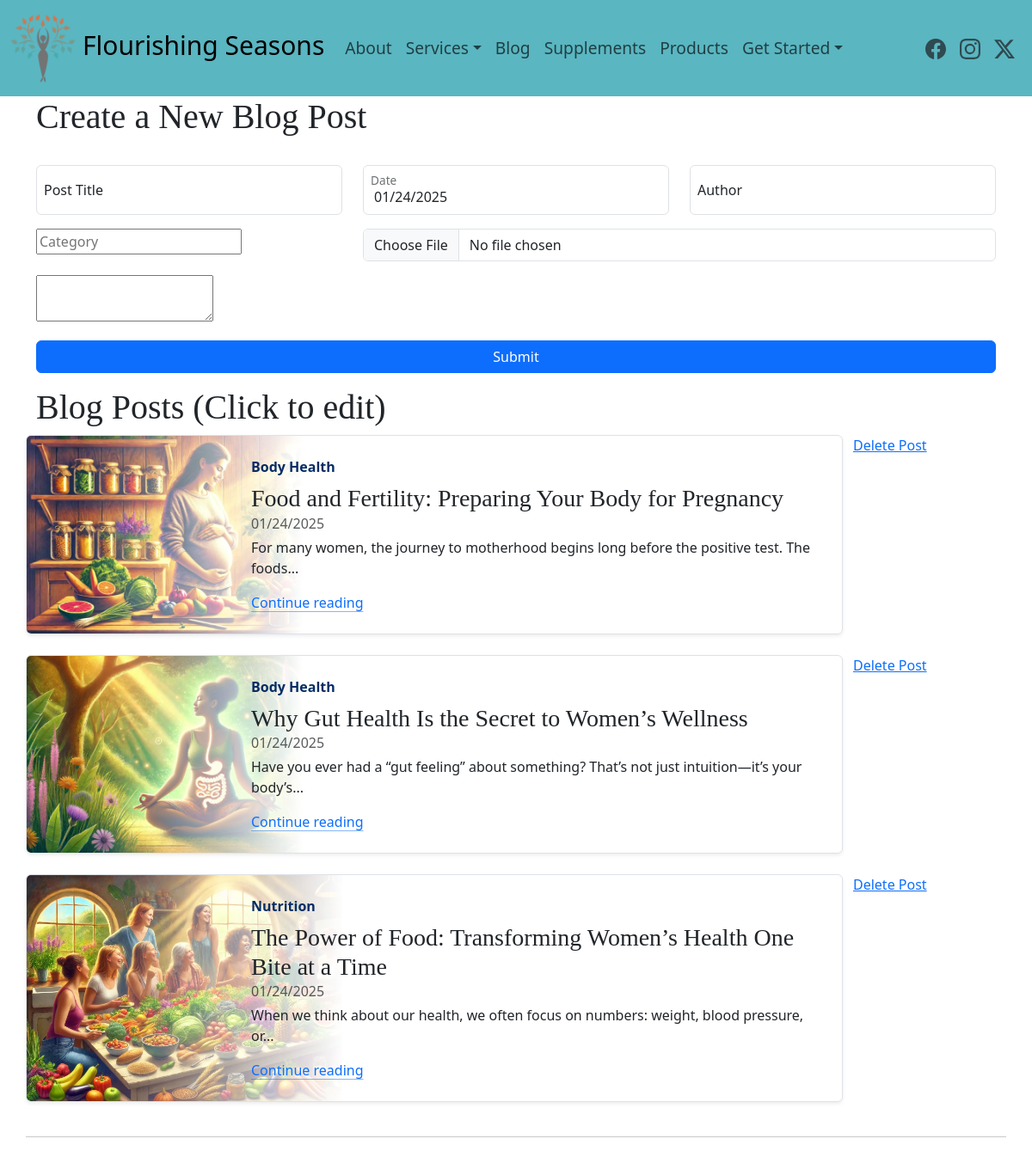
The page /admin on the database its author committed.
### main.py (models this page shows)
class Post(db.Model):
    id: Mapped[int] = mapped_column(Integer, primary_key=True)
    title: Mapped[str] = mapped_column(String(250), nullable=False)
    date: Mapped[str] = mapped_column(String(250), nullable=False)
    author: Mapped[str] = mapped_column(String(250), nullable=True)
    category: Mapped[str] = mapped_column(String(250), nullable=True)
    picture: Mapped[str] = mapped_column(String(250), nullable=True)
    thumb: Mapped[str] = mapped_column(String(250), nullable=True)
    body: Mapped[str] = mapped_column(String(12250), nullable=False)
    preview: Mapped[str] = mapped_column(String(1250), nullable=False)

### main.py (the view, shortened to what this page needs)
@app.route("/admin", methods=["GET", "POST"])
def admin():
    logged_in()
    print('logged in')
    print(request.method)
    posts, posts_len, headline, f1, f2, categories = query_blog()
    if request.method == 'GET':
        return render_template('admin.html', posts=posts, posts_len=posts_len, TINY_API=TINY_API, date=CURRENT_DATE)

### main.py (called while the page is built, shortened)
def logged_in():
    if not session.get('admin_logged_in'):
        return redirect(url_for('login'))

def query_blog():
    result = db.session.execute(db.select(Post).order_by(desc(Post.id)))
    posts = result.scalars().all()
    posts_len = len(posts)
    categories = []
    for _ in posts:
        if _.category == None or _.category == 'config':
            pass
        elif _.category not in categories:
            categories.append(_.category)
    hl = next(post for post in posts if post.id == int(posts[-1].body))
    f1 = next(post for post in posts if post.id == int(posts[-1].thumb))
    f2 = next(post for post in posts if post.id == int(posts[-1].picture))
    return posts, posts_len, hl, f1, f2, categories

### templates/admin.html (shortened to what this page needs)
{% extends 'base.html' %}
{% block content %}
{% include 'header.html' %}
{% if update==True %}
<div class="container col-md-12 pt-4">
  <h1>Update an existing Blog post</h1>
  <form action="{{ url_for('update', kind='blog') }}" enctype="multipart/form-data" method="POST" class="col-12 rounded-3" style="height: stretch">
    <div class="row">
      <div class="col-md-4 form-floating mb-3" >
        <input class="form-control" value="{{ post.title }}" placeholder="Title" name="title"/>
        <label class="mx-2">Post Title</label>
      </div>
      <div class="col-md-4 form-floating mb-3">
        <input class="form-control" value="{{ post.date }}" placeholder="Date" name="date"/>
        <label class="mx-2">Date</label>
      </div>
      <div class="col-md-4 form-floating mb-3">
        <input class="form-control" value="{{ post.author }}" placeholder="author" name="author"/>
        <label class="mx-2">Author</label>
      </div>
      <div class="col-md-4 mb-3 form-floating">
        <input placeholder="Category" value="{{ post.category }}" name="category"/>
      </div>
      <div class="col-md-6 mb-3">
        <input type="file" class="form-control"  name="picture">
      </div>
      <div class="col-md-2">
        <select class="form-select"  name="headline">
          <option selected>Add to top of blog?</option>
          <option value="1">Headline</option>
          <option value="2">Featured 1</option>
          <option value="3">Featured 2</option>
        </select>
      </div>
      <div class="col-md-10 form-floating mb-3">
        <script>
          tinymce.init({
            selector: 'textarea',
            plugins: 'image code',
            /* Enable title field in the Image dialog */
            image_title: true,
            /* Enable automatic uploads of images represented by blob or data URIs */
            automatic_uploads: true,
            file_picker_types: 'image',
            /* And here's our custom image picker */
            file_picker_callback: (cb, value, meta) => {
              const input = document.createElement('input');
              input.setAttribute('type', 'file');
              input.setAttribute('accept', 'image/*');
              input.addEventListener('change', (e) => {
                const file = e.target.files[0];
                // Create a FormData object to send the file
                const formData = new FormData();
                formData.append('file', file);
                // Upload the image to the server
                fetch('/upload', {
                  method: 'POST',
                  body: formData
                })
                .then(response => response.json())
                .then(data => {
                  if (data.location) {
                    // Image uploaded successfully, pass the URL to TinyMCE
                    cb(data.location);
                  } else {
                    alert('Upload failed');
                  }
                })
                .catch(error => {
                  console.error('Error:', error);
                });
              });
              input.click();
            },
            content_style: 'body { font-family:Helvetica,Arial,sans-serif; font-size:16px }',
            plugins: [
              // Core editing features
              'anchor', 'autolink', 'charmap', 'codesample', 'emoticons', 'image', 'link', 'lists', 'media', 'searchreplace', 'table', 'visualblocks', 'wordcount',
              // Your account includes a free trial of TinyMCE premium features
              // Try the most popular premium features until Jan 17, 2025:
            ],
            toolbar: 'undo redo | blocks fontfamily fontsize | bold italic underline strikethrough | link image media table mergetags | addcomment showcomments | spellcheckdialog a11ycheck typography | align lineheight | checklist numlist bullist indent outdent | emoticons charmap | removeformat',
            tinycomments_mode: 'embedded',
            tinycomments_author: 'Author name',
            mergetags_list: [
              { value: 'First.Name', title: 'First Name' },
              { value: 'Email', title: 'Email' },
            ],
            ai_request: (request, respondWith) => respondWith.string(() => Promise.reject('See docs to implement AI Assistant')),
          });
        </script>
        <textarea name="body">
          {{ post.body }}
        </textarea>
        <div>
          <input hidden="hidden" value="{{ post.id }}" name="post_id">
        </div>
      </div>
      <div class="col-md-2 mb-3">
        <img src="static/images/blog_images/{{ post.thumb }}">
        <h6>Current Picture</h6>
      </div>
      <div class="mb-3">
        <button class="w-100 btn btn-primary" style="" type="submit">Submit</button>
      </div>
    </div>
  </form>
</div>
{% else %}
<div class="container">
  <h1>Create a New Blog Post</h1>
  <div class="row">
    <div class="container col-md-12 pt-4">
      <form action="{{ url_for('admin', kind='blog') }}" enctype="multipart/form-data" method="POST" class="col-12 rounded-3" style="height: stretch">
        <div class="row">
          <div class="col-md-4 form-floating mb-3" >
            <input class="form-control" placeholder="Title" name="title"/>
            <label class="mx-2">Post Title</label>
          </div>
          <div class="col-md-4 form-floating mb-3">
            <input class="form-control" value="{{ date }}" placeholder="Date" name="date"/>
            <label class="mx-2">Date</label>
          </div>
          <div class="col-md-4 form-floating mb-3">
            <input class="form-control" placeholder="author" name="author"/>
            <label class="mx-2">Author</label>
          </div>
          <div class="col-md-4 mb-3 ">
            <input placeholder="Category" list=categories name="category"/>
          </div>
          <div class="col-md-8 mb-3">
            <input type="file" class="form-control" name="picture">
          </div>
          <div class="col-md-12 form-floating mb-3">
            <textarea name="body"></textarea>
          </div>
          <div class="mb-3">
            <button class="w-100 btn btn-primary" style="" type="submit">Submit</button>
          </div>
        </div>
      </form>
    </div>
    {% endif %}
  <h1>Blog Posts (Click to edit)</h1>
    <ul>
      {% if empty==True %}
      <li>You have no posts</li>
      {% else %}
      {% for post in posts[:-1] %}
      <div class="overlay-container">
        <div class="row">
          <div class="col-sm-10">
            <div class="row border rounded overflow-hidden flex-md-row mb-4 shadow-sm position-relative">
              <div class="content p-4 flex-column position-static">
                <strong class="d-inline-block mb-2 text-primary-emphasis">{{ post.category }}</strong>
                <h3 class="mb-0">{{ post.title | safe }}</h3>
                <div class="mb-1 text-body-secondary">{{ post.date }}</div>
                <p class="card-text mb-auto">{{ post.preview | safe }}...</p>
                <a href="{{ url_for('update', kind='blog', post_id=post.id) }}" class="icon-link gap-1 icon-link-hover stretched-link">
                  Continue reading
                  <svg class="bi"><use xlink:href="#chevron-right"></use></svg>
                </a>
              </div>
              <div class="thumbnail-container">
                <img src="/static/images/blog_images/{{ post.picture }}" alt="Thumbnail">
              </div>
            </div>
          </div>
          <div class="col-sm-2">
            <a href="{{ url_for('delete', post_id=post.id) }}">Delete Post</a>
          </div>
        </div>
      </div>
      {% endfor %}
      {% endif %}
    </ul>
    <hr>
  </div>
</div>
{% endblock %}

### static/css/styles.css (style rules this page uses)
h1,h2,h3,h4,h5,h6 { font-family: Poppins }
html { scroll-behavior: smooth; }
.overlay-container { position: relative; width: 100%; }
.row { display: flex; position: relative; z-index: 2; }
.content { flex: 1; margin-left: 25% !important; background-color: rgba(255, 255, 255, 0); padding: 1rem; z-index: 3; }
.thumbnail-container { position: absolute; left: 0; width: 50%; height: 100%; z-index: 1; overflow: hidden; }
.thumbnail-container img { height: 100%; width: auto; position: absolute; top: 0; left: 0; object-fit: cover; -webkit-mask-image: linear-gradient(to left, transparent 20%, black 85%); -webkit-mask-size: 100% 100%; -webkit-mask-repeat: no-repeat; mask-image: linear-gradient(to left, transparent 20%, black 85%); mask-size: 100% 100%; mask-repeat: no-repeat; }

### rows shown on the page
Post: category "Body Health", title "Food and Fertility: Preparing Your Body for Pregnancy", date "01/24/2025", preview "For many women, the journey to motherhood begins long before the positive test. The foods", picture (picture)
Post: category "Body Health", title "Why Gut Health Is the Secret to Women’s Wellness", date "01/24/2025", preview "Have you ever had a “gut feeling” about something? That’s not just intuition—it’s your body’s", picture (picture)
Post: category "Nutrition", title "The Power of Food: Transforming Women’s Health One Bite at a Time", date "01/24/2025", preview "When we think about our health, we often focus on numbers: weight, blood pressure, or", picture (picture)
